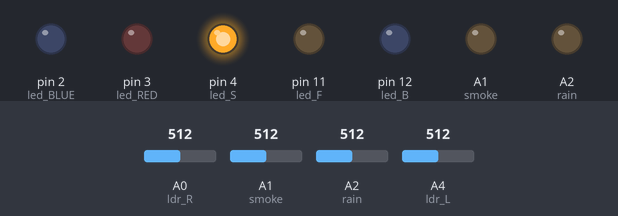
A sketch run on a simulated Arduino Uno, built with avr-gcc and run on an emulated ATmega328P. Parts: output pins drawn as LEDs (lit = HIGH). The inputs (shaded band) are chosen by the test bench; at power-on: A0 (ldr_R) = 512, A1 (smoke) = 512, A2 (rain) = 512, A4 (ldr_L) = 512. What the sketch prints to the serial monitor is not drawn.

Above: at 0.1 s.
Timing chart, 0 to 1.6 s (numbered marks = the images above):
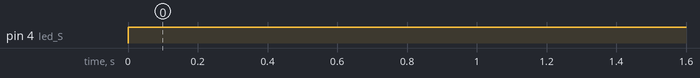

The sketch:

left_arduino.ino
```cpp
#define ldr_R A0
#define led_F 11
#define led_B 12

#define ldr_L A4
#define led_BLUE 2
#define led_RED 3

#define smoke A1
#define rain A2
#define led_S 4

float x=0 , y=0 , ldr_L_read , ldr_R_read,rain_Read, smoke_Read;
unsigned long time_now = 0;
bool rb, bb,shuffle;

void setup() {
  pinMode(ldr_L, INPUT);
  pinMode (led_BLUE, OUTPUT);
  pinMode (led_RED, OUTPUT);
  pinMode(ldr_R, INPUT);
  pinMode (led_F, OUTPUT);
  pinMode (led_B, OUTPUT);

  pinMode (smoke, OUTPUT);
  pinMode (rain, OUTPUT);
  pinMode (led_S, OUTPUT);
Serial.begin(9600);
time_now = millis();
}

void loop() {
  smoke_Read = analogRead(smoke);
  rain_Read = analogRead(rain);
  ldr_L_read = analogRead(ldr_L);
  ldr_R_read = analogRead(ldr_R);
  if(ldr_L_read <= 5 || ldr_R_read <=5)
  {
    if(millis()-time_now >= 100 && shuffle == false){
    digitalWrite(led_RED,HIGH);
    digitalWrite(led_BLUE,LOW);
    digitalWrite(led_F,HIGH);
    digitalWrite(led_B,LOW);
    shuffle = !shuffle;
    time_now = millis();
    }else if(millis()-time_now >= 100 && shuffle == true){
      shuffle = !shuffle;
      digitalWrite(led_RED,LOW);
      digitalWrite(led_BLUE,HIGH);
      digitalWrite(led_F,LOW);
      digitalWrite(led_B,HIGH);
      time_now = millis();
      }

  }else{
    digitalWrite(led_RED,LOW);
    digitalWrite(led_BLUE,LOW);
    digitalWrite(led_F,LOW);
    digitalWrite(led_B,LOW);
    }
  if(smoke_Read>=1)
  {
    digitalWrite(led_S,1);
    }
    Serial.println(smoke_Read);


}
```

Measured:
- by itself, pin 4 (led_S): LOW → HIGH at 0.00 s
